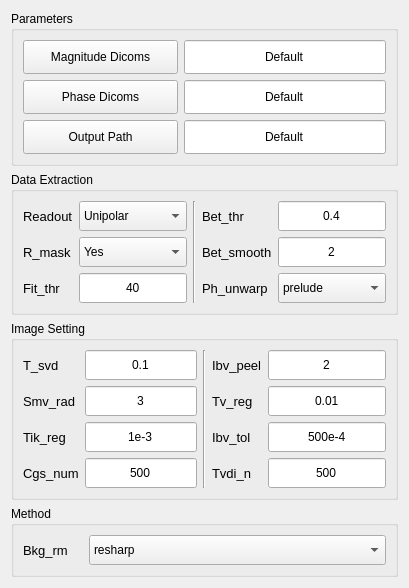
          <widget class="QWidget" name="tab_3">
           <attribute name="title">
            <string>QSM R2S</string>
           </attribute>
           <layout class="QVBoxLayout" name="verticalLayout_2">
            <item>
             <widget class="QGroupBox" name="groupBox_11">
              <property name="title">
               <string>Parameters</string>
              </property>
              <layout class="QFormLayout" name="formLayout_18">
               <item row="0" column="0">
                <widget class="QPushButton" name="Magnitude_dicoms_btn_3">
                 <property name="minimumSize">
                  <size>
                   <width>155</width>
                   <height>34</height>
                  </size>
                 </property>
                 <property name="toolTip">
                  <string> directory of magnitude dicoms</string>
                 </property>
                 <property name="text">
                  <string>Magnitude Dicoms</string>
                 </property>
                </widget>
               </item>
               <item row="0" column="1">
                <widget class="QLineEdit" name="lineEdit_10">
                 <property name="minimumSize">
                  <size>
                   <width>0</width>
                   <height>34</height>
                  </size>
                 </property>
                 <property name="text">
                  <string>Default</string>
                 </property>
                 <property name="alignment">
                  <set>Qt::AlignCenter</set>
                 </property>
                </widget>
               </item>
               <item row="1" column="0">
                <widget class="QPushButton" name="Phase_Dicoms_btn_3">
                 <property name="minimumSize">
                  <size>
                   <width>155</width>
                   <height>34</height>
                  </size>
                 </property>
                 <property name="toolTip">
                  <string>directory of unfiltered phase dicoms</string>
                 </property>
                 <property name="text">
                  <string>Phase Dicoms</string>
                 </property>
                </widget>
               </item>
               <item row="1" column="1">
                <widget class="QLineEdit" name="lineEdit_11">
                 <property name="minimumSize">
                  <size>
                   <width>0</width>
                   <height>34</height>
                  </size>
                 </property>
                 <property name="text">
                  <string>Default</string>
                 </property>
                 <property name="alignment">
                  <set>Qt::AlignCenter</set>
                 </property>
                </widget>
               </item>
               <item row="2" column="0">
                <widget class="QPushButton" name="Output_Path_btn_3">
                 <property name="minimumSize">
                  <size>
                   <width>155</width>
                   <height>34</height>
                  </size>
                 </property>
                 <property name="toolTip">
                  <string>directory to save nifti and/or matrixes   : QSM_SWI_PRISMA</string>
                 </property>
                 <property name="text">
                  <string>Output Path</string>
                 </property>
                </widget>
               </item>
               <item row="2" column="1">
                <widget class="QLineEdit" name="lineEdit_12">
                 <property name="minimumSize">
                  <size>
                   <width>0</width>
                   <height>34</height>
                  </size>
                 </property>
                 <property name="text">
                  <string>Default</string>
                 </property>
                 <property name="alignment">
                  <set>Qt::AlignCenter</set>
                 </property>
                </widget>
               </item>
              </layout>
             </widget>
            </item>
            <item>
             <widget class="QGroupBox" name="groupBox_10">
              <property name="styleSheet">
               <string notr="true"/>
              </property>
              <property name="title">
               <string>Data Extraction</string>
              </property>
              <layout class="QHBoxLayout" name="horizontalLayout_11">
               <item>
                <layout class="QFormLayout" name="formLayout_16">
                 <item row="0" column="0">
                  <widget class="QLabel" name="label_48">
                   <property name="minimumSize">
                    <size>
                     <width>0</width>
                     <height>30</height>
                    </size>
                   </property>
                   <property name="font">
                    <font>
                     <family>Microsoft JhengHei UI</family>
                     <pointsize>10</pointsize>
                     <weight>50</weight>
                     <bold>false</bold>
                    </font>
                   </property>
                   <property name="layoutDirection">
                    <enum>Qt::LeftToRight</enum>
                   </property>
                   <property name="styleSheet">
                    <string notr="true"/>
                   </property>
                   <property name="text">
                    <string>Readout</string>
                   </property>
                  </widget>
                 </item>
                 <item row="0" column="1">
                  <widget class="QComboBox" name="ReadOut_cbox_4">
                   <property name="minimumSize">
                    <size>
                     <width>0</width>
                     <height>30</height>
                    </size>
                   </property>
                   <property name="toolTip">
                    <string>multi-echo 'unipolar' or 'bipolar'  : 'unipolar'</string>
                   </property>
                   <property name="layoutDirection">
                    <enum>Qt::LeftToRight</enum>
                   </property>
                   <item>
                    <property name="text">
                     <string>Unipolar</string>
                    </property>
                   </item>
                  </widget>
                 </item>
                 <item row="1" column="0">
                  <widget class="QLabel" name="label_49">
                   <property name="minimumSize">
                    <size>
                     <width>0</width>
                     <height>30</height>
                    </size>
                   </property>
                   <property name="font">
                    <font>
                     <family>Microsoft JhengHei UI</family>
                     <pointsize>10</pointsize>
                     <weight>50</weight>
                     <bold>false</bold>
                    </font>
                   </property>
                   <property name="layoutDirection">
                    <enum>Qt::LeftToRight</enum>
                   </property>
                   <property name="styleSheet">
                    <string notr="true"/>
                   </property>
                   <property name="text">
                    <string>R_mask</string>
                   </property>
                  </widget>
                 </item>
                 <item row="1" column="1">
                  <widget class="QComboBox" name="RMask_cbox_4">
                   <property name="minimumSize">
                    <size>
                     <width>0</width>
                     <height>30</height>
                    </size>
                   </property>
                   <property name="toolTip">
                    <string>whether to enable the extra masking  : yes</string>
                   </property>
                   <property name="layoutDirection">
                    <enum>Qt::LeftToRight</enum>
                   </property>
                   <item>
                    <property name="text">
                     <string>Yes</string>
                    </property>
                   </item>
                   <item>
                    <property name="text">
                     <string>No</string>
                    </property>
                   </item>
                  </widget>
                 </item>
                 <item row="2" column="0">
                  <widget class="QLabel" name="label_50">
                   <property name="minimumSize">
                    <size>
                     <width>0</width>
                     <height>30</height>
                    </size>
                   </property>
                   <property name="font">
                    <font>
                     <family>Microsoft JhengHei UI</family>
                     <pointsize>10</pointsize>
                     <weight>50</weight>
                     <bold>false</bold>
                    </font>
                   </property>
                   <property name="layoutDirection">
                    <enum>Qt::LeftToRight</enum>
                   </property>
                   <property name="styleSheet">
                    <string notr="true"/>
                   </property>
                   <property name="text">
                    <string>Fit_thr</string>
                   </property>
                  </widget>
                 </item>
                 <item row="2" column="1">
                  <widget class="QLineEdit" name="FitThr_ledit_4">
                   <property name="minimumSize">
                    <size>
                     <width>0</width>
                     <height>30</height>
                    </size>
                   </property>
                   <property name="toolTip">
                    <string> multi-echo 'unipolar' or 'extra filtering based on the fit residual : 40</string>
                   </property>
                   <property name="text">
                    <string>40</string>
                   </property>
                   <property name="alignment">
                    <set>Qt::AlignCenter</set>
                   </property>
                  </widget>
                 </item>
                </layout>
               </item>
               <item>
                <widget class="Line" name="line_8">
                 <property name="orientation">
                  <enum>Qt::Vertical</enum>
                 </property>
                </widget>
               </item>
               <item>
                <layout class="QFormLayout" name="formLayout_17">
                 <item row="0" column="0">
                  <widget class="QLabel" name="label_51">
                   <property name="minimumSize">
                    <size>
                     <width>0</width>
                     <height>30</height>
                    </size>
                   </property>
                   <property name="font">
                    <font>
                     <family>Microsoft JhengHei UI</family>
                     <pointsize>10</pointsize>
                     <weight>50</weight>
                     <bold>false</bold>
                    </font>
                   </property>
                   <property name="toolTip">
                    <string>&lt;html&gt;&lt;head/&gt;&lt;body&gt;&lt;p&gt;threshold for BET brain mask, default: 0.4&lt;/p&gt;&lt;/body&gt;&lt;/html&gt;</string>
                   </property>
                   <property name="layoutDirection">
                    <enum>Qt::LeftToRight</enum>
                   </property>
                   <property name="styleSheet">
                    <string notr="true"/>
                   </property>
                   <property name="text">
                    <string>Bet_thr</string>
                   </property>
                  </widget>
                 </item>
                 <item row="0" column="1">
                  <widget class="QLineEdit" name="BetThr_ledit_4">
                   <property name="minimumSize">
                    <size>
                     <width>0</width>
                     <height>30</height>
                    </size>
                   </property>
                   <property name="toolTip">
                    <string>threshold for BET brain mask : 0.4</string>
                   </property>
                   <property name="text">
                    <string>0.4</string>
                   </property>
                   <property name="alignment">
                    <set>Qt::AlignCenter</set>
                   </property>
                  </widget>
                 </item>
                 <item row="1" column="0">
                  <widget class="QLabel" name="label_52">
                   <property name="minimumSize">
                    <size>
                     <width>0</width>
                     <height>30</height>
                    </size>
                   </property>
                   <property name="font">
                    <font>
                     <family>Microsoft JhengHei UI</family>
                     <pointsize>10</pointsize>
                     <weight>50</weight>
                     <bold>false</bold>
                    </font>
                   </property>
                   <property name="layoutDirection">
                    <enum>Qt::LeftToRight</enum>
                   </property>
                   <property name="styleSheet">
                    <string notr="true"/>
                   </property>
                   <property name="text">
                    <string>Bet_smooth</string>
                   </property>
                  </widget>
                 </item>
                 <item row="1" column="1">
                  <widget class="QLineEdit" name="BetSmooth_ledit_4">
                   <property name="minimumSize">
                    <size>
                     <width>0</width>
                     <height>30</height>
                    </size>
                   </property>
                   <property name="toolTip">
                    <string>smoothness of BET brain mask at edges  : 2</string>
                   </property>
                   <property name="text">
                    <string>2</string>
                   </property>
                   <property name="alignment">
                    <set>Qt::AlignCenter</set>
                   </property>
                  </widget>
                 </item>
                 <item row="2" column="0">
                  <widget class="QLabel" name="label_53">
                   <property name="minimumSize">
                    <size>
                     <width>0</width>
                     <height>30</height>
                    </size>
                   </property>
                   <property name="font">
                    <font>
                     <family>Microsoft JhengHei UI</family>
                     <pointsize>10</pointsize>
                     <weight>50</weight>
                     <bold>false</bold>
                    </font>
                   </property>
                   <property name="layoutDirection">
                    <enum>Qt::LeftToRight</enum>
                   </property>
                   <property name="styleSheet">
                    <string notr="true"/>
                   </property>
                   <property name="text">
                    <string>Ph_unwarp</string>
                   </property>
                  </widget>
                 </item>
                 <item row="2" column="1">
                  <widget class="QComboBox" name="PhUnwarp_cbox_4">
                   <property name="minimumSize">
                    <size>
                     <width>0</width>
                     <height>30</height>
                    </size>
                   </property>
                   <property name="toolTip">
                    <string>'prelude' or 'bestpath'  : 'prelude'</string>
                   </property>
                   <property name="layoutDirection">
                    <enum>Qt::LeftToRight</enum>
                   </property>
                   <item>
                    <property name="text">
                     <string>prelude</string>
                    </property>
                   </item>
                   <item>
                    <property name="text">
                     <string>bestpath</string>
                    </property>
                   </item>
                  </widget>
                 </item>
                </layout>
               </item>
              </layout>
             </widget>
            </item>
            <item>
             <widget class="QGroupBox" name="groupBox_12">
              <property name="title">
               <string>Image Setting</string>
              </property>
              <layout class="QHBoxLayout" name="horizontalLayout_12">
               <item>
                <layout class="QFormLayout" name="formLayout_19">
                 <item row="0" column="0">
                  <widget class="QLabel" name="label_54">
                   <property name="minimumSize">
                    <size>
                     <width>0</width>
                     <height>30</height>
                    </size>
                   </property>
                   <property name="font">
                    <font>
                     <family>Microsoft JhengHei UI</family>
                     <pointsize>10</pointsize>
                     <weight>50</weight>
                     <bold>false</bold>
                    </font>
                   </property>
                   <property name="layoutDirection">
                    <enum>Qt::LeftToRight</enum>
                   </property>
                   <property name="styleSheet">
                    <string notr="true"/>
                   </property>
                   <property name="text">
                    <string>T_svd</string>
                   </property>
                  </widget>
                 </item>
                 <item row="0" column="1">
                  <widget class="QLineEdit" name="TSvd_ledit_4">
                   <property name="minimumSize">
                    <size>
                     <width>0</width>
                     <height>30</height>
                    </size>
                   </property>
                   <property name="toolTip">
                    <string>truncation of SVD for SHARP : 0.1</string>
                   </property>
                   <property name="text">
                    <string>0.1</string>
                   </property>
                   <property name="alignment">
                    <set>Qt::AlignCenter</set>
                   </property>
                  </widget>
                 </item>
                 <item row="1" column="0">
                  <widget class="QLabel" name="label_55">
                   <property name="minimumSize">
                    <size>
                     <width>0</width>
                     <height>30</height>
                    </size>
                   </property>
                   <property name="font">
                    <font>
                     <family>Microsoft JhengHei UI</family>
                     <pointsize>10</pointsize>
                     <weight>50</weight>
                     <bold>false</bold>
                    </font>
                   </property>
                   <property name="styleSheet">
                    <string notr="true"/>
                   </property>
                   <property name="text">
                    <string>Smv_rad</string>
                   </property>
                  </widget>
                 </item>
                 <item row="1" column="1">
                  <widget class="QLineEdit" name="SmvRad_ledit_4">
                   <property name="minimumSize">
                    <size>
                     <width>0</width>
                     <height>30</height>
                    </size>
                   </property>
                   <property name="toolTip">
                    <string> radius (mm) of SMV convolution kernel : 3</string>
                   </property>
                   <property name="text">
                    <string>3</string>
                   </property>
                   <property name="alignment">
                    <set>Qt::AlignCenter</set>
                   </property>
                  </widget>
                 </item>
                 <item row="2" column="0">
                  <widget class="QLabel" name="label_56">
                   <property name="minimumSize">
                    <size>
                     <width>0</width>
                     <height>30</height>
                    </size>
                   </property>
                   <property name="font">
                    <font>
                     <family>Microsoft JhengHei UI</family>
                     <pointsize>10</pointsize>
                     <weight>50</weight>
                     <bold>false</bold>
                    </font>
                   </property>
                   <property name="styleSheet">
                    <string notr="true"/>
                   </property>
                   <property name="text">
                    <string>Tik_reg</string>
                   </property>
                  </widget>
                 </item>
                 <item row="2" column="1">
                  <widget class="QLineEdit" name="TikReg_ledit_4">
                   <property name="minimumSize">
                    <size>
                     <width>0</width>
                     <height>30</height>
                    </size>
                   </property>
                   <property name="toolTip">
                    <string>Tikhonov regularization for resharp : 1e-3</string>
                   </property>
                   <property name="text">
                    <string>1e-3</string>
                   </property>
                   <property name="alignment">
                    <set>Qt::AlignCenter</set>
                   </property>
                  </widget>
                 </item>
                 <item row="3" column="0">
                  <widget class="QLabel" name="label_57">
                   <property name="minimumSize">
                    <size>
                     <width>0</width>
                     <height>30</height>
                    </size>
                   </property>
                   <property name="font">
                    <font>
                     <family>Microsoft JhengHei UI</family>
                     <pointsize>10</pointsize>
                     <weight>50</weight>
                     <bold>false</bold>
                    </font>
                   </property>
                   <property name="styleSheet">
                    <string notr="true"/>
                   </property>
                   <property name="text">
                    <string>Cgs_num</string>
                   </property>
                  </widget>
                 </item>
                 <item row="3" column="1">
                  <widget class="QLineEdit" name="CgsNum_ledit_4">
                   <property name="minimumSize">
                    <size>
                     <width>0</width>
                     <height>30</height>
                    </size>
                   </property>
                   <property name="toolTip">
                    <string> max interation number for RESHARP : 500</string>
                   </property>
                   <property name="text">
                    <string>500</string>
                   </property>
                   <property name="alignment">
                    <set>Qt::AlignCenter</set>
                   </property>
                  </widget>
                 </item>
                </layout>
               </item>
               <item>
                <widget class="Line" name="line_9">
                 <property name="orientation">
                  <enum>Qt::Vertical</enum>
                 </property>
                </widget>
               </item>
               <item>
                <layout class="QFormLayout" name="formLayout_20">
                 <item row="0" column="0">
                  <widget class="QLabel" name="label_58">
                   <property name="minimumSize">
                    <size>
                     <width>0</width>
                     <height>30</height>
                    </size>
                   </property>
                   <property name="font">
                    <font>
                     <family>Microsoft JhengHei UI</family>
                     <pointsize>10</pointsize>
                     <weight>50</weight>
                     <bold>false</bold>
                    </font>
                   </property>
                   <property name="styleSheet">
                    <string notr="true"/>
                   </property>
                   <property name="text">
                    <string>Ibv_peel</string>
                   </property>
                  </widget>
                 </item>
                 <item row="1" column="0">
                  <widget class="QLabel" name="label_59">
                   <property name="minimumSize">
                    <size>
                     <width>0</width>
                     <height>30</height>
                    </size>
                   </property>
                   <property name="font">
                    <font>
                     <family>Microsoft JhengHei UI</family>
                     <pointsize>10</pointsize>
                     <weight>50</weight>
                     <bold>false</bold>
                    </font>
                   </property>
                   <property name="styleSheet">
                    <string notr="true"/>
                   </property>
                   <property name="text">
                    <string>Tv_reg</string>
                   </property>
                  </widget>
                 </item>
                 <item row="2" column="0">
                  <widget class="QLabel" name="label_60">
                   <property name="minimumSize">
                    <size>
                     <width>0</width>
                     <height>30</height>
                    </size>
                   </property>
                   <property name="font">
                    <font>
                     <family>Microsoft JhengHei UI</family>
                     <pointsize>10</pointsize>
                     <weight>50</weight>
                     <bold>false</bold>
                    </font>
                   </property>
                   <property name="styleSheet">
                    <string notr="true"/>
                   </property>
                   <property name="text">
                    <string>Ibv_tol</string>
                   </property>
                  </widget>
                 </item>
                 <item row="3" column="0">
                  <widget class="QLabel" name="label_61">
                   <property name="minimumSize">
                    <size>
                     <width>0</width>
                     <height>30</height>
                    </size>
                   </property>
                   <property name="font">
                    <font>
                     <family>Microsoft JhengHei UI</family>
                     <pointsize>10</pointsize>
                     <weight>50</weight>
                     <bold>false</bold>
                    </font>
                   </property>
                   <property name="styleSheet">
                    <string notr="true"/>
                   </property>
                   <property name="text">
                    <string>Tvdi_n</string>
                   </property>
                  </widget>
                 </item>
                 <item row="0" column="1">
                  <widget class="QLineEdit" name="LbvPeel_ledit_4">
                   <property name="minimumSize">
                    <size>
                     <width>0</width>
                     <height>30</height>
                    </size>
                   </property>
                   <property name="toolTip">
                    <string> LBV layers to be peeled off : 2</string>
                   </property>
                   <property name="text">
                    <string>2</string>
                   </property>
                   <property name="alignment">
                    <set>Qt::AlignCenter</set>
                   </property>
                  </widget>
                 </item>
                 <item row="1" column="1">
                  <widget class="QLineEdit" name="LbvTol_edit_4">
                   <property name="minimumSize">
                    <size>
                     <width>0</width>
                     <height>30</height>
                    </size>
                   </property>
                   <property name="toolTip">
                    <string>LBV interation error tolerance : 0.01</string>
                   </property>
                   <property name="text">
                    <string>0.01</string>
                   </property>
                   <property name="alignment">
                    <set>Qt::AlignCenter</set>
                   </property>
                  </widget>
                 </item>
                 <item row="2" column="1">
                  <widget class="QLineEdit" name="TvReg_ledit_4">
                   <property name="minimumSize">
                    <size>
                     <width>0</width>
                     <height>30</height>
                    </size>
                   </property>
                   <property name="toolTip">
                    <string>Total variation regularization parameter : 5e-4</string>
                   </property>
                   <property name="text">
                    <string>500e-4</string>
                   </property>
                   <property name="alignment">
                    <set>Qt::AlignCenter</set>
                   </property>
                  </widget>
                 </item>
                 <item row="3" column="1">
                  <widget class="QLineEdit" name="TvdiN_ledit_4">
                   <property name="minimumSize">
                    <size>
                     <width>0</width>
                     <height>30</height>
                    </size>
                   </property>
                   <property name="toolTip">
                    <string>Iteration number of TVDI (nlcg) : 500</string>
                   </property>
                   <property name="text">
                    <string>500</string>
                   </property>
                   <property name="alignment">
                    <set>Qt::AlignCenter</set>
                   </property>
                  </widget>
                 </item>
                </layout>
               </item>
              </layout>
             </widget>
            </item>
            <item>
             <widget class="QGroupBox" name="groupBox_13">
              <property name="title">
               <string>Method</string>
              </property>
              <layout class="QHBoxLayout" name="horizontalLayout_13">
               <item>
                <widget class="QLabel" name="label_62">
                 <property name="minimumSize">
                  <size>
                   <width>0</width>
                   <height>30</height>
                  </size>
                 </property>
                 <property name="maximumSize">
                  <size>
                   <width>60</width>
                   <height>16777215</height>
                  </size>
                 </property>
                 <property name="font">
                  <font>
                   <family>Microsoft JhengHei UI</family>
                   <pointsize>10</pointsize>
                   <weight>50</weight>
                   <bold>false</bold>
                  </font>
                 </property>
                 <property name="layoutDirection">
                  <enum>Qt::LeftToRight</enum>
                 </property>
                 <property name="styleSheet">
                  <string notr="true"/>
                 </property>
                 <property name="text">
                  <string>Bkg_rm</string>
                 </property>
                </widget>
               </item>
               <item>
                <widget class="QComboBox" name="BkgRm_cbox_4">
                 <property name="minimumSize">
                  <size>
                   <width>0</width>
                   <height>30</height>
                  </size>
                 </property>
                 <property name="toolTip">
                  <string>background field removal method(s)        : 'resharp'
%                  options: 'pdf','sharp','resharp','esharp','lbv'
%                  to try all e.g.: {'pdf','sharp','resharp','esharp','lbv'}
%                  set to 'lnqsm' or 'tfi' for LN-QSM and TFI methods</string>
                 </property>
                 <property name="layoutDirection">
                  <enum>Qt::LeftToRight</enum>
                 </property>
                 <item>
                  <property name="text">
                   <string>resharp</string>
                  </property>
                 </item>
                 <item>
                  <property name="text">
                   <string>esharp</string>
                  </property>
                 </item>
                 <item>
                  <property name="text">
                   <string>sharp</string>
                  </property>
                 </item>
                 <item>
                  <property name="text">
                   <string>pdf</string>
                  </property>
                 </item>
                 <item>
                  <property name="text">
                   <string>lbv</string>
                  </property>
                 </item>
                 <item>
                  <property name="text">
                   <string>lnqsm (for LN-QSM)</string>
                  </property>
                 </item>
                 <item>
                  <property name="text">
                   <string>tfi (for TFI)</string>
                  </property>
                 </item>
                </widget>
               </item>
              </layout>
             </widget>
            </item>
           </layout>
          </widget>
